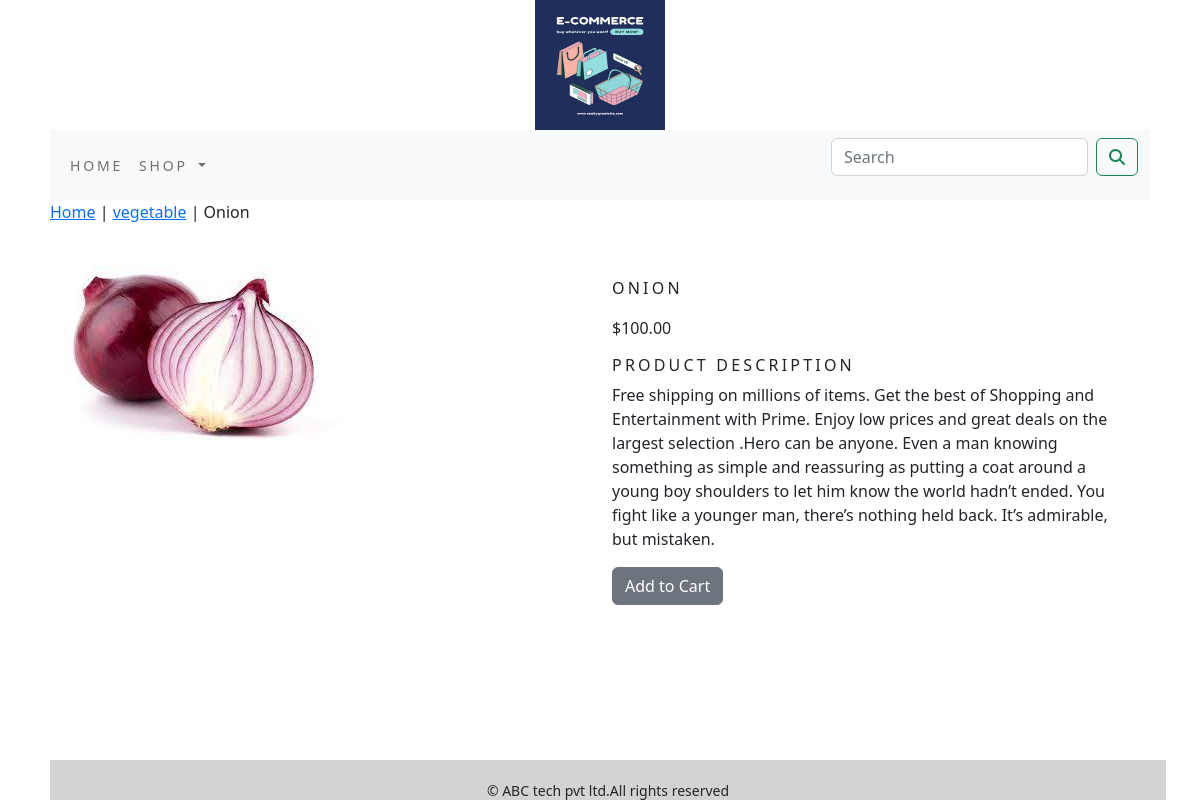
Screenshot of /shop/vegetable/onion with the database file from the repository.
### shopapp/models.py (models this page shows, shortened)
class product(models.Model):
    name = models.CharField(max_length=250, unique=True)
    slug = models.SlugField(max_length=250, unique=True)
    desc = models.TextField(blank=True)
    price = models.DecimalField(max_digits=10, decimal_places=2)
    category = models.ForeignKey(Category, on_delete=models.CASCADE)
    image = models.ImageField(upload_to='product', blank=True)
    stock = models.IntegerField()
    available = models.BooleanField(default=True)
    created = models.DateTimeField(auto_now_add=True)
    updated = models.DateTimeField(auto_now=True)
    class Meta:
        ordering = ('name',)
        verbose_name = 'product'
        verbose_name_plural = 'products'

class Category(models.Model):
    name = models.CharField(max_length=250, unique=True)
    slug = models.SlugField(max_length=250, unique=True)
    desc = models.TextField()
    image = models.ImageField(upload_to='category', blank=True)
    class Meta:
        ordering = ('name',)
        verbose_name = 'category'
        verbose_name_plural = 'categories'
    def get_url(self):
        return reverse('shopapp:products_by_category', args=[self.slug])
    def __str__(self):
        return '{}'.format(self.name)

### shopapp/views.py (the view)
# urls.py: path('<slug:c_slug>/<slug:product_slug>', views.proDetail, name='prodCatdetail')
def proDetail(request, c_slug, product_slug):
    try:
        product1 = product.objects.get(category__slug=c_slug, slug=product_slug)
    except Exception as e:
        raise e
    return render(request, 'product.html', {'product': product1})

### cart/context_processors.py (called while the page is built)
def counter(request):
    item_count=0
    if 'admin' in request.path:
        return {}
    else:
        try:
            cart=Cart.objects.filter(cart_id=_cart_id(request))
            cart_items=CartItem.objects.all().filter(cart=cart[:1])
            for cart_item in cart_items:
                item_count += cart_item.quantity
        except Cart.DoesNotExist:
            item_count=0
    return dict(item_count=item_count)

### cart/views.py (called while the page is built)
def _cart_id(request):
    cart = request.session.session_key
    if not cart:
        cart = request.session.create()
    return cart

### shopapp/context_processors.py (called while the page is built)
def menu_links(request):
    links = Category.objects.all()
    return dict(links=links)

### template/product.html (shortened to what this page needs)
{% extends 'base.html' %}
{% load static %}
{% block contend %}
<div class="row my_pro_rowc_lass">
    <div class="mx-auto">
        <p><a href="{% url 'shopapp:allProdCat' %}">Home</a> | <a href="{{product.category.get_url}}">{{product.category}}</a> | {{product.name}} </p>
    </div>
</div>
<div class="container">
    <br>
<div class="row">
    <div class="col-12 col-sm-12 col-md-12 col-lg-6 text= center">
        <div style="min-width:18rem;">
            <img src="{{product.image.url}}" alt="{{product.name}}" style= "bject-fit:cover;flex-grow:0;">
        </div>
    </div>
            <div class="col-12 col-sm-12 col-md-12 col-lg-6">
                <div class="my_pro">
            <h1 class="my_prod_title">{{product.name}}</h1>
            <p>${{product.price}}</p>
            <h3 class="my_title">Product Description</h3>
            <p class="text-justify my_prod_text">{{product.desc}}</p>
            {% if product.stock <= 0 %}
               <p class="text-justify my_prod_text"><b>Out of stock</b></p>
            {% else %}
              <a class="btn btn-secondary" href="{% url 'cart:add_cart' product.id %}">Add to Cart</a>
            {% endif %}
            </div>
            </div>
        </div>
</div>
{% endblock %}

### static/css/custom.css (style rules this page uses)
body { padding-left:50px; padding-right:50px; }
.my_title { font-size : 16px; text-transform : uppercase; letter-spacing : .2em }
.my_prod_title { font-size:16px; text-transform:uppercase; letter-spacing:.2em; padding-top:15px; padding-bottom:10px; }
.my_prod_text { padding-right:20px }
.my_pro { padding-bottom:20px; }

### rows the page displays
product: category "vegetable", name "Onion", image (picture), name "ONION", price "100.00", desc "Free shipping on millions of items. Get the best of Shopping and Entertainment with Prime. Enjoy low prices and great deals on the largest selection .Hero can be anyone. Even a man knowing something as simple and reassuring as putting a coat around a young boy shoulders to let him know the world hadn’t ended. You fight like a younger man, there’s nothing held back. It’s admirable, but mistaken."
